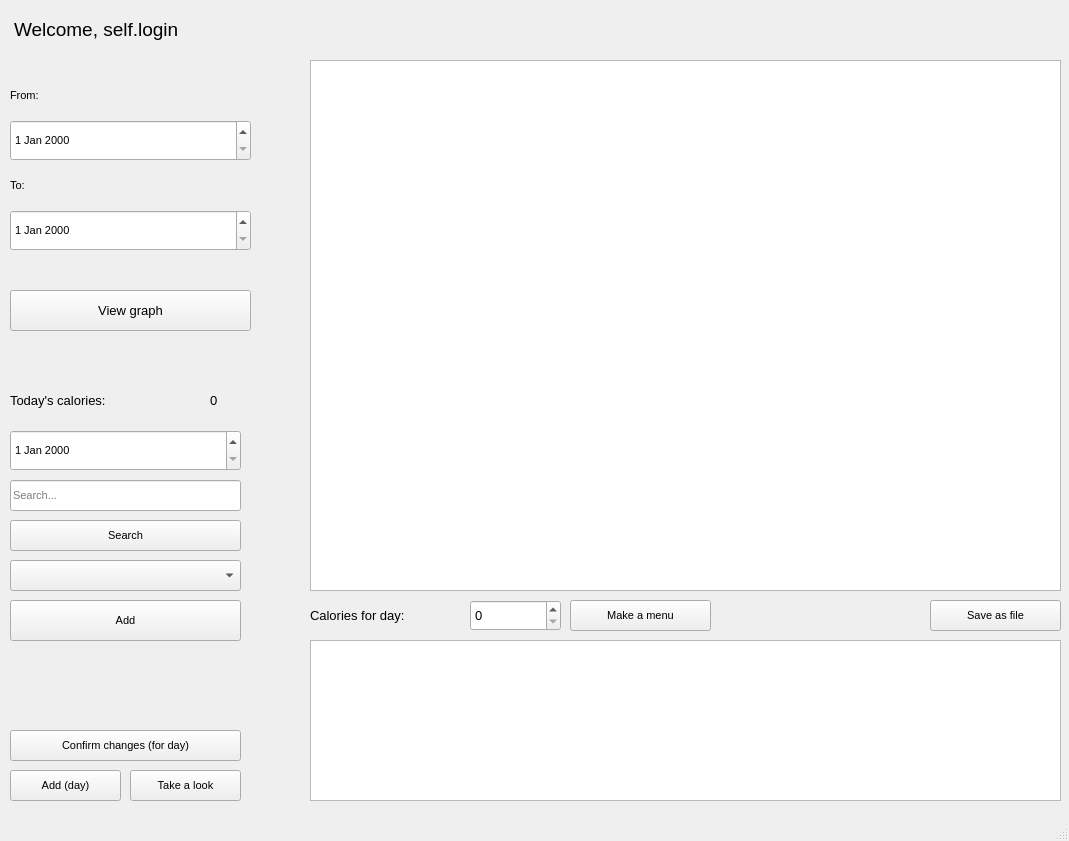
<?xml version="1.0" encoding="UTF-8"?>
<ui version="4.0">
 <class>MainWindow</class>
 <widget class="QMainWindow" name="MainWindow">
  <property name="geometry">
   <rect>
    <x>0</x>
    <y>0</y>
    <width>1069</width>
    <height>841</height>
   </rect>
  </property>
  <property name="font">
   <font>
    <pointsize>8</pointsize>
   </font>
  </property>
  <property name="windowTitle">
   <string>MainWindow</string>
  </property>
  <widget class="QWidget" name="centralwidget">
   <widget class="QGraphicsView" name="graph">
    <property name="geometry">
     <rect>
      <x>310</x>
      <y>60</y>
      <width>751</width>
      <height>531</height>
     </rect>
    </property>
   </widget>
   <widget class="QLabel" name="label">
    <property name="geometry">
     <rect>
      <x>14</x>
      <y>9</y>
      <width>781</width>
      <height>41</height>
     </rect>
    </property>
    <property name="font">
     <font>
      <pointsize>14</pointsize>
     </font>
    </property>
    <property name="text">
     <string>Welcome, self.login</string>
    </property>
   </widget>
   <widget class="QDateEdit" name="dateEdit">
    <property name="geometry">
     <rect>
      <x>10</x>
      <y>120</y>
      <width>241</width>
      <height>41</height>
     </rect>
    </property>
    <property name="font">
     <font>
      <pointsize>8</pointsize>
     </font>
    </property>
   </widget>
   <widget class="QDateEdit" name="dateEdit_2">
    <property name="geometry">
     <rect>
      <x>10</x>
      <y>210</y>
      <width>241</width>
      <height>41</height>
     </rect>
    </property>
    <property name="font">
     <font>
      <pointsize>8</pointsize>
     </font>
    </property>
   </widget>
   <widget class="QPushButton" name="watch_btn">
    <property name="geometry">
     <rect>
      <x>10</x>
      <y>290</y>
      <width>241</width>
      <height>41</height>
     </rect>
    </property>
    <property name="font">
     <font>
      <pointsize>10</pointsize>
     </font>
    </property>
    <property name="text">
     <string>View graph</string>
    </property>
   </widget>
   <widget class="QLabel" name="label_2">
    <property name="geometry">
     <rect>
      <x>10</x>
      <y>80</y>
      <width>231</width>
      <height>31</height>
     </rect>
    </property>
    <property name="font">
     <font>
      <pointsize>8</pointsize>
     </font>
    </property>
    <property name="text">
     <string>From:</string>
    </property>
   </widget>
   <widget class="QLabel" name="label_3">
    <property name="geometry">
     <rect>
      <x>10</x>
      <y>170</y>
      <width>241</width>
      <height>31</height>
     </rect>
    </property>
    <property name="font">
     <font>
      <pointsize>8</pointsize>
     </font>
    </property>
    <property name="text">
     <string>To:</string>
    </property>
   </widget>
   <widget class="QLabel" name="label_4">
    <property name="geometry">
     <rect>
      <x>10</x>
      <y>380</y>
      <width>201</width>
      <height>41</height>
     </rect>
    </property>
    <property name="font">
     <font>
      <pointsize>10</pointsize>
     </font>
    </property>
    <property name="text">
     <string>Today's calories:</string>
    </property>
   </widget>
   <widget class="QLabel" name="label_5">
    <property name="geometry">
     <rect>
      <x>210</x>
      <y>380</y>
      <width>31</width>
      <height>41</height>
     </rect>
    </property>
    <property name="font">
     <font>
      <pointsize>10</pointsize>
     </font>
    </property>
    <property name="text">
     <string>0</string>
    </property>
   </widget>
   <widget class="QPushButton" name="add_btn">
    <property name="geometry">
     <rect>
      <x>10</x>
      <y>600</y>
      <width>231</width>
      <height>41</height>
     </rect>
    </property>
    <property name="font">
     <font>
      <pointsize>8</pointsize>
     </font>
    </property>
    <property name="text">
     <string>Add</string>
    </property>
   </widget>
   <widget class="QDateEdit" name="date_add">
    <property name="geometry">
     <rect>
      <x>10</x>
      <y>430</y>
      <width>231</width>
      <height>41</height>
     </rect>
    </property>
   </widget>
   <widget class="QComboBox" name="comboBox">
    <property name="geometry">
     <rect>
      <x>10</x>
      <y>560</y>
      <width>231</width>
      <height>31</height>
     </rect>
    </property>
    <property name="font">
     <font>
      <pointsize>6</pointsize>
     </font>
    </property>
   </widget>
   <widget class="QLabel" name="label_7">
    <property name="geometry">
     <rect>
      <x>310</x>
      <y>590</y>
      <width>151</width>
      <height>51</height>
     </rect>
    </property>
    <property name="font">
     <font>
      <pointsize>10</pointsize>
     </font>
    </property>
    <property name="text">
     <string>Calories for day:</string>
    </property>
   </widget>
   <widget class="QSpinBox" name="cal_getter">
    <property name="geometry">
     <rect>
      <x>470</x>
      <y>600</y>
      <width>91</width>
      <height>31</height>
     </rect>
    </property>
    <property name="font">
     <font>
      <pointsize>10</pointsize>
     </font>
    </property>
    <property name="maximum">
     <number>2000</number>
    </property>
   </widget>
   <widget class="QPushButton" name="menu_btn">
    <property name="geometry">
     <rect>
      <x>570</x>
      <y>600</y>
      <width>141</width>
      <height>31</height>
     </rect>
    </property>
    <property name="font">
     <font>
      <pointsize>8</pointsize>
     </font>
    </property>
    <property name="text">
     <string>Make a menu</string>
    </property>
   </widget>
   <widget class="QLineEdit" name="search">
    <property name="geometry">
     <rect>
      <x>10</x>
      <y>480</y>
      <width>231</width>
      <height>31</height>
     </rect>
    </property>
    <property name="font">
     <font>
      <pointsize>8</pointsize>
     </font>
    </property>
    <property name="text">
     <string/>
    </property>
    <property name="placeholderText">
     <string>Search...</string>
    </property>
   </widget>
   <widget class="QPushButton" name="confirm_btn">
    <property name="geometry">
     <rect>
      <x>10</x>
      <y>730</y>
      <width>231</width>
      <height>31</height>
     </rect>
    </property>
    <property name="text">
     <string>Confirm changes (for day)</string>
    </property>
   </widget>
   <widget class="QPushButton" name="pushButton_2">
    <property name="geometry">
     <rect>
      <x>10</x>
      <y>770</y>
      <width>111</width>
      <height>31</height>
     </rect>
    </property>
    <property name="font">
     <font>
      <pointsize>8</pointsize>
     </font>
    </property>
    <property name="text">
     <string>Add (day)</string>
    </property>
   </widget>
   <widget class="QPushButton" name="tkl_btn">
    <property name="geometry">
     <rect>
      <x>130</x>
      <y>770</y>
      <width>111</width>
      <height>31</height>
     </rect>
    </property>
    <property name="font">
     <font>
      <pointsize>8</pointsize>
     </font>
    </property>
    <property name="text">
     <string>Take a look</string>
    </property>
   </widget>
   <widget class="QPushButton" name="save_btn">
    <property name="geometry">
     <rect>
      <x>930</x>
      <y>600</y>
      <width>131</width>
      <height>31</height>
     </rect>
    </property>
    <property name="font">
     <font>
      <pointsize>8</pointsize>
     </font>
    </property>
    <property name="text">
     <string>Save as file</string>
    </property>
   </widget>
   <widget class="QPushButton" name="search_btn">
    <property name="geometry">
     <rect>
      <x>10</x>
      <y>520</y>
      <width>231</width>
      <height>31</height>
     </rect>
    </property>
    <property name="text">
     <string>Search</string>
    </property>
   </widget>
   <widget class="QPlainTextEdit" name="menu">
    <property name="geometry">
     <rect>
      <x>310</x>
      <y>640</y>
      <width>751</width>
      <height>161</height>
     </rect>
    </property>
    <property name="font">
     <font>
      <pointsize>8</pointsize>
     </font>
    </property>
   </widget>
  </widget>
  <widget class="QMenuBar" name="menubar">
   <property name="geometry">
    <rect>
     <x>0</x>
     <y>0</y>
     <width>1069</width>
     <height>18</height>
    </rect>
   </property>
  </widget>
  <widget class="QStatusBar" name="statusbar"/>
 </widget>
 <resources/>
 <connections/>
</ui>
